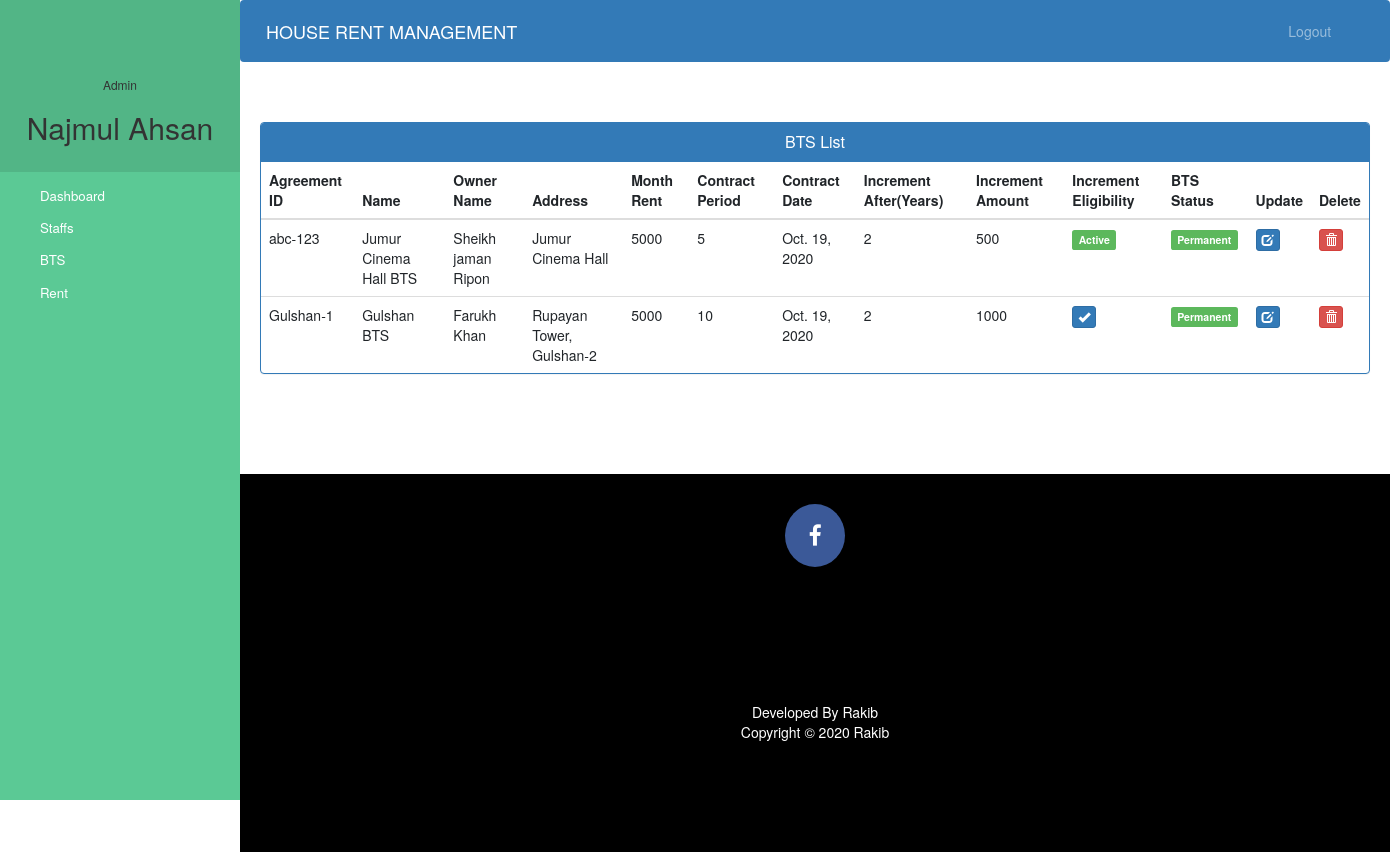
The page /bts-record (signed in) on the database its author committed.
### Rent/models.py (models this page shows, shortened)
class Agreement(models.Model):
    agreementid= models.CharField(unique=True,max_length=30)
    name= models.CharField(max_length=100)
    address=models.CharField(max_length=100)
    monthrent= models.PositiveIntegerField(null=False)
    hownername = models.CharField(max_length=100)
    contractperiod = models.PositiveIntegerField(blank=False)
    startdate= models.DateField()
    status =models.BooleanField(default=False)
    increment = models.PositiveIntegerField(default=False)
    incrementamount = models.PositiveIntegerField(default=False)
    incrementstatus = models.BooleanField(default=False)

### Rent/views.py (the view)
# urls.py: path('bts-record',views.bts_record, name='bts-record'),
@login_required(login_url='adminlogin')
@user_passes_test(is_admin)
def bts_record(request):
    agreement = models.Agreement.objects.all().filter(status=True)
    return render(request,'bts-record.html', {'agreement':agreement})

### Rent/views.py (called while the page is built)
def is_admin(user):
    return user.groups.filter(name='Admin Panel').exists()

### Rent/templates/bts-record.html (shortened to what this page needs)
{% extends 'admin_base.html' %}
{% block content %}
{%load static%}
<head>
  <link href="//netdna.bootstrapcdn.com/bootstrap/3.0.0/css/bootstrap.min.css" rel="stylesheet" id="bootstrap-css">
</head>
<div class="container">
  <div class="panel panel-primary">
    <div class="panel-heading">
      <h6 class="panel-title">BTS List</h6>
    </div>
    <table class="table table-hover" id="dev-table">
      <thead>
        <tr>
          <th>Agreement ID</th>
          <th>Name</th>
          <th>Owner Name</th>
          <th>Address</th>
            <th>Month Rent</th>
            <th>Contract Period</th>
            <th>Contract Date</th>
          <th>Increment After(Years)</th>
          <th>Increment Amount</th>
          <th>Increment Eligibility</th>
          <th>BTS Status</th>
          <th>Update</th>
          <th>Delete</th>
        </tr>
      </thead>
      {% for d in agreement %}
      <tr>
        <td> {{d.agreementid}}</td>
        <td> {{d.name}}</td>
        <td>{{d.hownername}}</td>
        <td>{{d.address}}</td>
          <td>{{d.monthrent}}</td>
          <td>{{d.contractperiod}}</td>
          <td>{{d.startdate}}</td>
        <td>{{d.increment}}</td>
        <td>{{d.incrementamount}}</td>
        {%if d.incrementstatus%}
          <td> <span class="label label-success">Active</span></td>
          {% else %}
          <td><a class="btn btn-primary btn-xs" href="{% url 'active_increment' d.id  %}"><span class="glyphicon glyphicon-ok"></span></a></td>
          {% endif %}
        {%if d.status%}
          <td> <span class="label label-success">Permanent</span></td>
          {% else %}
          <td> <span class="label label-danger">Hold</span></td>
          {% endif %}
        <td><a class="btn btn-primary btn-xs" href="{% url 'admin_update_agreement' d.id  %}"><span class="glyphicon glyphicon-edit"></span></a></td>
        <td><a class="btn btn-danger btn-xs" href="{% url 'delete-agreement' d.id  %}"><span class="glyphicon glyphicon-trash"></span></a></td>
      </tr>
      {% endfor %}
    </table>
  </div>
</div>
{% endblock content %}

### Rent/templates/admin_base.html (shortened to what this page needs)
<!DOCTYPE html>
{% load static %}
<html lang="en">
<head>
  <link rel="stylesheet" href="https://stackpath.bootstrapcdn.com/bootstrap/4.3.1/css/bootstrap.min.css">
  <link rel="stylesheet" href="https://maxcdn.bootstrapcdn.com/font-awesome/4.7.0/css/font-awesome.min.css">
  <link rel="stylesheet" href="{% static '/css/style.css' %}">
</head>
<body>
  <nav class="menu" tabindex="0">
    <header class="avatar">
      <br><br>
      <h6>Admin</h6>
      <h2>{{request.user.first_name}}</h2>
    </header>
    <ul>
      <li tabindex="0" class="icon-dashboard"> <a style="color:white; text-decoration:none;" href="/admin-dashboard"><span>Dashboard</span></a> </li>
      <li tabindex="0" class="icon-customers"> <a style="color:white; text-decoration:none;" href="/admin-executive"><span>Staffs</span></a></li>
      <li tabindex="0" class="icon-users"> <a style="color:white; text-decoration:none;" href="/admin-bts"><span>BTS</span></a></li>
      <li tabindex="0" class="icon-calendar"> <a style="color:white; text-decoration:none;" href="/admin-rent"><span>Rent</span></a></li>
    </ul>
  </nav>
  <main>
    <div class="bs-example">
      <nav class="navbar navbar-expand-md  navbar-dark fixed-top" style="background:#337AB7;">
        <a href="/admin-dashboard" class="navbar-brand">HOUSE RENT MANAGEMENT</a>
        <div class="collapse navbar-collapse justify-content-between" id="navbarCollapse">
          <div class="navbar-nav" style=" margin-left: 90%;">
            <a href="/logout" class="nav-item nav-link">Logout</a>
          </div>
        </div>
      </nav>
    </div>
    <br><br>
    {% block content %}
    {% endblock content %}
    <br><br><br><br>
    <footer>
      <p>
        <a id="ftr" href="https://facebook.com/sumit.luv/" class="fa fa-facebook"></a>
      </p>
      <br>
      <div class="container">
        <div class="row">
          <div class="col-md-12 col-sm-12">
            <div style="color:#ffffff;" class="wow fadeInUp footer-copyright">
              <p>Developed By Rakib <br>
                Copyright &copy; 2020 Rakib </p>
            </div>
          </div>
        </div>
      </div>
    </footer>
  </main>
</body>
</html>

### Rent/static/css/style.css (style rules this page uses)
body { padding-left: 240px; }
main { position: relative; height: 100vh; }
.menu { background: #5bc995; height: 100vh; width: 240px; position: fixed; top: 0px; left: 0; z-index: 5; outline: none; }
.menu .avatar { background: rgba(0, 0, 0, 0.1); padding: 2em 0.5em; text-align: center; }
.menu .avatar h2 { font-weight: normal; margin-bottom: 0; }
.menu ul { list-style: none; padding: 0.5em 0; margin: 0; }
.menu ul li { padding: 0.5em 1em 0.5em 3em; font-size: 0.95em; font-weight: regular; background-repeat: no-repeat; background-position: left 15px center; background-size: auto 20px; transition: all 0.15s linear; cursor: pointer; }
.menu ul li.icon-dashboard { background-image: url("http://www.entypo.com/images//gauge.svg"); }
.menu ul li.icon-customers { background-image: url("http://www.entypo.com/images//briefcase.svg"); }
.menu ul li.icon-users { background-image: url("http://www.entypo.com/images//users.svg"); }
.menu ul li.icon-calendar { background-image: url("http://www.entypo.com/images//calendar.svg"); }

### Rent/templates/admin_base.html (style rules this page uses)
a:link { text-decoration: none; }
a { color: white; }
footer { padding: 0px 0px 0px 0px; background-color: black; margin: 0px; }
#ftr { padding: 20px; }
.fa { font-size: 23px; width: 60px; text-align: center; text-decoration: none; margin: 5px 2px; border-radius: 50%; }
.fa-facebook { background: #3B5998; color: white; margin-top: 30px; }
p { text-align: center; }

### Rent/templates/bts-record.html (style rules this page uses)
a:link { text-decoration: none; }
h6 { text-align: center; }
.row { margin: 100px; }

### rows shown on the page
Agreement: agreementid "abc-123", name "Jumur Cinema Hall BTS", hownername "Sheikh jaman Ripon", address "Jumur Cinema Hall", monthrent "5000", contractperiod "5", startdate "Oct. 19, 2020", increment "2", incrementamount "500", incrementstatus "Active", status "Permanent"
Agreement: agreementid "Gulshan-1", name "Gulshan BTS", hownername "Farukh Khan", address "Rupayan Tower, Gulshan-2", monthrent "5000", contractperiod "10", startdate "Oct. 19, 2020", increment "2", incrementamount "1000", incrementstatus False (drawn), status "Permanent"

### other values the page prints
{{ request.user.first_name }} "Najmul Ahsan"
